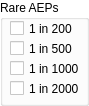
              <widget class="QGroupBox" name="groupBox_RAEP">
               <property name="palette">
                <palette>
                 <active>
                  <colorrole role="WindowText">
                   <brush brushstyle="SolidPattern">
                    <color alpha="255">
                     <red>0</red>
                     <green>0</green>
                     <blue>0</blue>
                    </color>
                   </brush>
                  </colorrole>
                  <colorrole role="Button">
                   <brush brushstyle="SolidPattern">
                    <color alpha="255">
                     <red>255</red>
                     <green>255</green>
                     <blue>255</blue>
                    </color>
                   </brush>
                  </colorrole>
                  <colorrole role="Light">
                   <brush brushstyle="SolidPattern">
                    <color alpha="255">
                     <red>255</red>
                     <green>255</green>
                     <blue>255</blue>
                    </color>
                   </brush>
                  </colorrole>
                  <colorrole role="Midlight">
                   <brush brushstyle="SolidPattern">
                    <color alpha="255">
                     <red>255</red>
                     <green>255</green>
                     <blue>255</blue>
                    </color>
                   </brush>
                  </colorrole>
                  <colorrole role="Dark">
                   <brush brushstyle="SolidPattern">
                    <color alpha="255">
                     <red>127</red>
                     <green>127</green>
                     <blue>127</blue>
                    </color>
                   </brush>
                  </colorrole>
                  <colorrole role="Mid">
                   <brush brushstyle="SolidPattern">
                    <color alpha="255">
                     <red>170</red>
                     <green>170</green>
                     <blue>170</blue>
                    </color>
                   </brush>
                  </colorrole>
                  <colorrole role="Text">
                   <brush brushstyle="SolidPattern">
                    <color alpha="255">
                     <red>0</red>
                     <green>0</green>
                     <blue>0</blue>
                    </color>
                   </brush>
                  </colorrole>
                  <colorrole role="BrightText">
                   <brush brushstyle="SolidPattern">
                    <color alpha="255">
                     <red>255</red>
                     <green>255</green>
                     <blue>255</blue>
                    </color>
                   </brush>
                  </colorrole>
                  <colorrole role="ButtonText">
                   <brush brushstyle="SolidPattern">
                    <color alpha="255">
                     <red>0</red>
                     <green>0</green>
                     <blue>0</blue>
                    </color>
                   </brush>
                  </colorrole>
                  <colorrole role="Base">
                   <brush brushstyle="SolidPattern">
                    <color alpha="255">
                     <red>255</red>
                     <green>255</green>
                     <blue>255</blue>
                    </color>
                   </brush>
                  </colorrole>
                  <colorrole role="Window">
                   <brush brushstyle="SolidPattern">
                    <color alpha="255">
                     <red>255</red>
                     <green>255</green>
                     <blue>255</blue>
                    </color>
                   </brush>
                  </colorrole>
                  <colorrole role="Shadow">
                   <brush brushstyle="SolidPattern">
                    <color alpha="255">
                     <red>0</red>
                     <green>0</green>
                     <blue>0</blue>
                    </color>
                   </brush>
                  </colorrole>
                  <colorrole role="AlternateBase">
                   <brush brushstyle="SolidPattern">
                    <color alpha="255">
                     <red>255</red>
                     <green>255</green>
                     <blue>255</blue>
                    </color>
                   </brush>
                  </colorrole>
                  <colorrole role="ToolTipBase">
                   <brush brushstyle="SolidPattern">
                    <color alpha="255">
                     <red>255</red>
                     <green>255</green>
                     <blue>220</blue>
                    </color>
                   </brush>
                  </colorrole>
                  <colorrole role="ToolTipText">
                   <brush brushstyle="SolidPattern">
                    <color alpha="255">
                     <red>0</red>
                     <green>0</green>
                     <blue>0</blue>
                    </color>
                   </brush>
                  </colorrole>
                 </active>
                 <inactive>
                  <colorrole role="WindowText">
                   <brush brushstyle="SolidPattern">
                    <color alpha="255">
                     <red>0</red>
                     <green>0</green>
                     <blue>0</blue>
                    </color>
                   </brush>
                  </colorrole>
                  <colorrole role="Button">
                   <brush brushstyle="SolidPattern">
                    <color alpha="255">
                     <red>255</red>
                     <green>255</green>
                     <blue>255</blue>
                    </color>
                   </brush>
                  </colorrole>
                  <colorrole role="Light">
                   <brush brushstyle="SolidPattern">
                    <color alpha="255">
                     <red>255</red>
                     <green>255</green>
                     <blue>255</blue>
                    </color>
                   </brush>
                  </colorrole>
                  <colorrole role="Midlight">
                   <brush brushstyle="SolidPattern">
                    <color alpha="255">
                     <red>255</red>
                     <green>255</green>
                     <blue>255</blue>
                    </color>
                   </brush>
                  </colorrole>
                  <colorrole role="Dark">
                   <brush brushstyle="SolidPattern">
                    <color alpha="255">
                     <red>127</red>
                     <green>127</green>
                     <blue>127</blue>
                    </color>
                   </brush>
                  </colorrole>
                  <colorrole role="Mid">
                   <brush brushstyle="SolidPattern">
                    <color alpha="255">
                     <red>170</red>
                     <green>170</green>
                     <blue>170</blue>
                    </color>
                   </brush>
                  </colorrole>
                  <colorrole role="Text">
                   <brush brushstyle="SolidPattern">
                    <color alpha="255">
                     <red>0</red>
                     <green>0</green>
                     <blue>0</blue>
                    </color>
                   </brush>
                  </colorrole>
                  <colorrole role="BrightText">
                   <brush brushstyle="SolidPattern">
                    <color alpha="255">
                     <red>255</red>
                     <green>255</green>
                     <blue>255</blue>
                    </color>
                   </brush>
                  </colorrole>
                  <colorrole role="ButtonText">
                   <brush brushstyle="SolidPattern">
                    <color alpha="255">
                     <red>0</red>
                     <green>0</green>
                     <blue>0</blue>
                    </color>
                   </brush>
                  </colorrole>
                  <colorrole role="Base">
                   <brush brushstyle="SolidPattern">
                    <color alpha="255">
                     <red>255</red>
                     <green>255</green>
                     <blue>255</blue>
                    </color>
                   </brush>
                  </colorrole>
                  <colorrole role="Window">
                   <brush brushstyle="SolidPattern">
                    <color alpha="255">
                     <red>255</red>
                     <green>255</green>
                     <blue>255</blue>
                    </color>
                   </brush>
                  </colorrole>
                  <colorrole role="Shadow">
                   <brush brushstyle="SolidPattern">
                    <color alpha="255">
                     <red>0</red>
                     <green>0</green>
                     <blue>0</blue>
                    </color>
                   </brush>
                  </colorrole>
                  <colorrole role="AlternateBase">
                   <brush brushstyle="SolidPattern">
                    <color alpha="255">
                     <red>255</red>
                     <green>255</green>
                     <blue>255</blue>
                    </color>
                   </brush>
                  </colorrole>
                  <colorrole role="ToolTipBase">
                   <brush brushstyle="SolidPattern">
                    <color alpha="255">
                     <red>255</red>
                     <green>255</green>
                     <blue>220</blue>
                    </color>
                   </brush>
                  </colorrole>
                  <colorrole role="ToolTipText">
                   <brush brushstyle="SolidPattern">
                    <color alpha="255">
                     <red>0</red>
                     <green>0</green>
                     <blue>0</blue>
                    </color>
                   </brush>
                  </colorrole>
                 </inactive>
                 <disabled>
                  <colorrole role="WindowText">
                   <brush brushstyle="SolidPattern">
                    <color alpha="255">
                     <red>127</red>
                     <green>127</green>
                     <blue>127</blue>
                    </color>
                   </brush>
                  </colorrole>
                  <colorrole role="Button">
                   <brush brushstyle="SolidPattern">
                    <color alpha="255">
                     <red>255</red>
                     <green>255</green>
                     <blue>255</blue>
                    </color>
                   </brush>
                  </colorrole>
                  <colorrole role="Light">
                   <brush brushstyle="SolidPattern">
                    <color alpha="255">
                     <red>255</red>
                     <green>255</green>
                     <blue>255</blue>
                    </color>
                   </brush>
                  </colorrole>
                  <colorrole role="Midlight">
                   <brush brushstyle="SolidPattern">
                    <color alpha="255">
                     <red>255</red>
                     <green>255</green>
                     <blue>255</blue>
                    </color>
                   </brush>
                  </colorrole>
                  <colorrole role="Dark">
                   <brush brushstyle="SolidPattern">
                    <color alpha="255">
                     <red>127</red>
                     <green>127</green>
                     <blue>127</blue>
                    </color>
                   </brush>
                  </colorrole>
                  <colorrole role="Mid">
                   <brush brushstyle="SolidPattern">
                    <color alpha="255">
                     <red>170</red>
                     <green>170</green>
                     <blue>170</blue>
                    </color>
                   </brush>
                  </colorrole>
                  <colorrole role="Text">
                   <brush brushstyle="SolidPattern">
                    <color alpha="255">
                     <red>127</red>
                     <green>127</green>
                     <blue>127</blue>
                    </color>
                   </brush>
                  </colorrole>
                  <colorrole role="BrightText">
                   <brush brushstyle="SolidPattern">
                    <color alpha="255">
                     <red>255</red>
                     <green>255</green>
                     <blue>255</blue>
                    </color>
                   </brush>
                  </colorrole>
                  <colorrole role="ButtonText">
                   <brush brushstyle="SolidPattern">
                    <color alpha="255">
                     <red>127</red>
                     <green>127</green>
                     <blue>127</blue>
                    </color>
                   </brush>
                  </colorrole>
                  <colorrole role="Base">
                   <brush brushstyle="SolidPattern">
                    <color alpha="255">
                     <red>255</red>
                     <green>255</green>
                     <blue>255</blue>
                    </color>
                   </brush>
                  </colorrole>
                  <colorrole role="Window">
                   <brush brushstyle="SolidPattern">
                    <color alpha="255">
                     <red>255</red>
                     <green>255</green>
                     <blue>255</blue>
                    </color>
                   </brush>
                  </colorrole>
                  <colorrole role="Shadow">
                   <brush brushstyle="SolidPattern">
                    <color alpha="255">
                     <red>0</red>
                     <green>0</green>
                     <blue>0</blue>
                    </color>
                   </brush>
                  </colorrole>
                  <colorrole role="AlternateBase">
                   <brush brushstyle="SolidPattern">
                    <color alpha="255">
                     <red>255</red>
                     <green>255</green>
                     <blue>255</blue>
                    </color>
                   </brush>
                  </colorrole>
                  <colorrole role="ToolTipBase">
                   <brush brushstyle="SolidPattern">
                    <color alpha="255">
                     <red>255</red>
                     <green>255</green>
                     <blue>220</blue>
                    </color>
                   </brush>
                  </colorrole>
                  <colorrole role="ToolTipText">
                   <brush brushstyle="SolidPattern">
                    <color alpha="255">
                     <red>0</red>
                     <green>0</green>
                     <blue>0</blue>
                    </color>
                   </brush>
                  </colorrole>
                 </disabled>
                </palette>
               </property>
               <property name="autoFillBackground">
                <bool>true</bool>
               </property>
               <property name="title">
                <string>Rare AEPs</string>
               </property>
               <widget class="QCheckBox" name="checkBox_200y">
                <property name="geometry">
                 <rect>
                  <x>10</x>
                  <y>20</y>
                  <width>70</width>
                  <height>17</height>
                 </rect>
                </property>
                <property name="text">
                 <string>1 in 200</string>
                </property>
               </widget>
               <widget class="QCheckBox" name="checkBox_500y">
                <property name="geometry">
                 <rect>
                  <x>10</x>
                  <y>40</y>
                  <width>70</width>
                  <height>17</height>
                 </rect>
                </property>
                <property name="text">
                 <string>1 in 500</string>
                </property>
               </widget>
               <widget class="QCheckBox" name="checkBox_1000y">
                <property name="geometry">
                 <rect>
                  <x>10</x>
                  <y>60</y>
                  <width>70</width>
                  <height>17</height>
                 </rect>
                </property>
                <property name="text">
                 <string>1 in 1000</string>
                </property>
               </widget>
               <widget class="QCheckBox" name="checkBox_2000y">
                <property name="geometry">
                 <rect>
                  <x>10</x>
                  <y>80</y>
                  <width>70</width>
                  <height>17</height>
                 </rect>
                </property>
                <property name="text">
                 <string>1 in 2000</string>
                </property>
               </widget>
              </widget>
